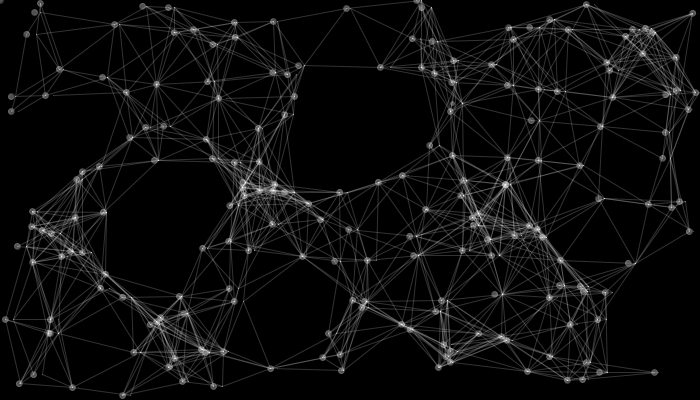
Frame 1 (no input)
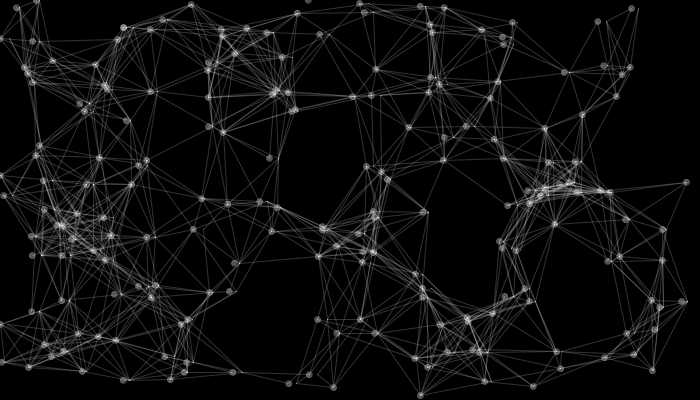
Frame 60 (the mouse pressed at the canvas centre just before this capture)
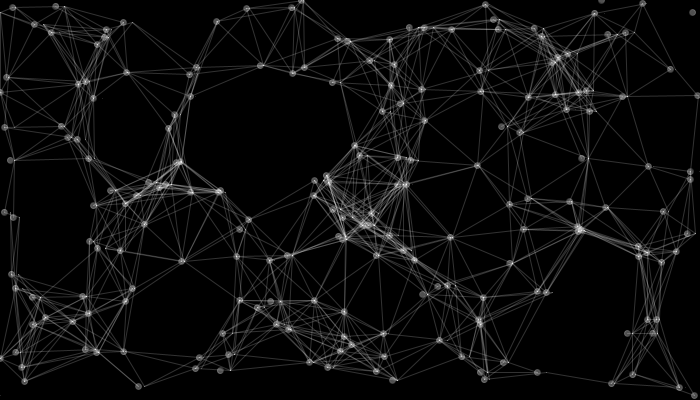
Frame 120 (the mouse held since frame 60 and released just before this capture)

The Processing sketch that drew these frames (run headless with seeded random() and noise(); from frame 60 on, the mouse is pressed at the canvas centre):

// Processing sketch: processing_35999
// ── processing_35999.pde

//////////////////////////////////////////  
int amountlines = 200;      

float[] pointsX = new float[1000];          
float[] pointsY = new float[1000];          
float[] x = new float[1000];          
float[] y = new float[1000]; 
//float[] speed = new float [amountlines];

//////////////////////////////////////////  



void setup() {

  size(700, 400);
  smooth();
  frameRate(10);
 

 
 
  for (int a = 0; a < amountlines; a++) {
    pointsX[a] = random(0, 700);         
    pointsY[a] = random(0, 400);         
    x[a] = pointsX[a];                    
    y[a] = pointsY[a]; 
  }
}
  
void draw(){
   background(0);
   
   float pull = 10;
   
   

  for (int a = 0; a < amountlines+1; a++) {
    fill(255,80);
    ellipse(x[a],y[a],6,6); 
    x[a] = x[a] + random(0,10);
  //  y[a] = y[a] + random(0,10);
  

   if(mouseButton == LEFT){
  x[a] += pull;
 }
  
  
    if(x[a] > width) {
      x[a] = 0;
    }
 //   if(y[a] > height) {
   //   y[a] = 0;
      
    
  
  
stroke(255,50);
    
    for (int b = a; b < amountlines; b++) {
      if (dist(x[b], y[b], x[a], y[a]) < 80) {
        line(x[b], y[b], x[a], y[a]);
      }
    }
  
  }
}
